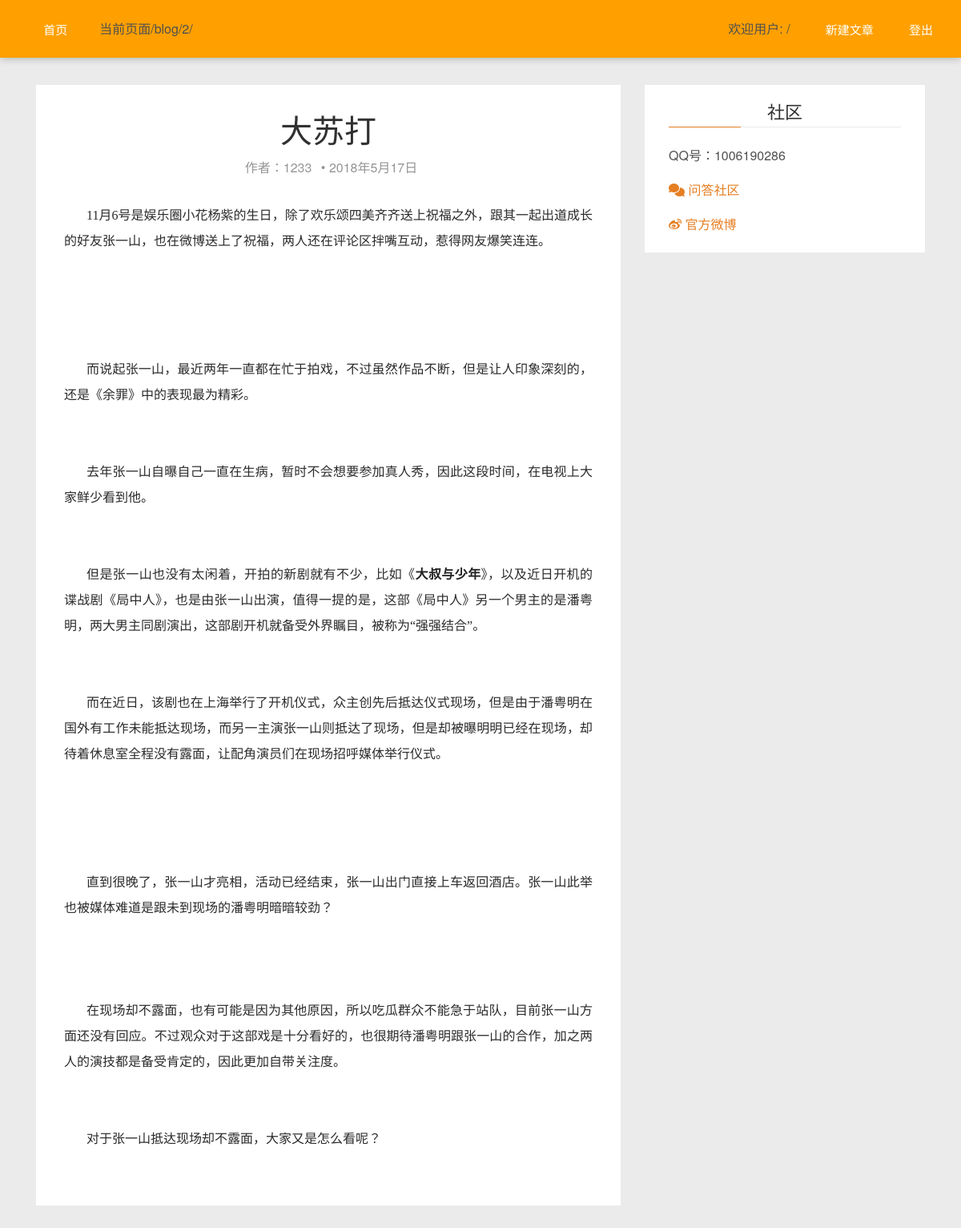
/blog/2/ (signed in), run on the app's committed database.
### blog/models.py (models this page shows)
class Blog(models.Model):
    user = models.ForeignKey(User, on_delete=models.CASCADE) #博客作者
    title = models.CharField(max_length=50, unique=True)   #博客题目
    publish_time = models.DateTimeField(auto_now_add=True) #博客创建时间
    update_time = models.DateTimeField(auto_now=True) #博客更新时间
    content = HTMLField() #博客内容
    blog_id = models.IntegerField(primary_key=True, db_column='blog_id')  #博客id
    star_num = models.IntegerField(default=0) #点赞数
    reply_num = models.IntegerField(default=0) #评论数
    watch_num = models.IntegerField(default=0) #查看数
    class Meta:
        db_table = "blog"

### blog/blog_interface.py (the view)
# urls.py: path('<int:blog_id>/', blog_interface.get_blog, name="blogs"),
def get_blog(request,blog_id):
    info = Blog.objects.get(pk=blog_id)
    content = info.content.encode()
    return render(request, 'blog/blog.html', context={'info': info, 'content':content})

### blog/templates/blog/blog.html (shortened to what this page needs)
{% extends "index.html" %}
{% block content %}
    <article id='{{ info.blog_id }}' class="post">
        <div class="post-head">
            <h1 class="post-title">{{ info.title }}</h1>
            <div class="post-meta">
                <span class="author">作者：{{info.user}}</span> &bull;
                <time class="post-date" datetime="{{info.update_time}}" title="{{info.update_time}}">2018年5月17日</time>
            </div>
        </div>
        <div class="post-content">
            {% autoescape off %}
            {{ info.content }}
            {% endautoescape %}
        </div>
    </article>
{% endblock content %}

### blog/templates/blog/index.html (shortened to what this page needs)
{% load static %}
<!DOCTYPE html>
<html lang="en">
<head>
    <link rel="stylesheet" href="https://staff.bootcss.com/npm/font-awesome@4.7.0/css/font-awesome.min.css">
    <link rel='stylesheet' href="{% static 'blog/test1.css' %}" />
    <link rel='stylesheet' href="{% static 'blog/screen.css' %}" />
</head>
<body>
    <nav class="navbar navbar-default navbar-fixed-top navbar-orange">
        <div class="container">
            <div class="collapse navbar-collapse" id="main-menu">
                <ul class='nav navbar-nav'>
                    <li><a href="{% url "index" %}"> 首页</a></li>
                    <li>
                        <p> 当前页面{{ request.path }}</p>
                    </li>
                </ul>
                <ul class="nav navbar-nav navbar-right">
                    {% if request.user.is_authenticated %}
                    <li>
                        <p>欢迎用户: {{ request.user.username }}
                    </li>
                    <li><a href="{% url "add_blog" %}"> 新建文章</a></li>
                    <li><a href="{% url "logout" %}"> 登出</a></li>
                    {% else %}
                    <li><a href="{% url "login" %}"><i class="fa fa-lock"></i> 登录</a></li>
                    <li><a href="{% url "register" %}"><i class="fa fa-login"></i> 注册</a></li>
                    {% endif %}
                </ul>
            </div>
        </div>
    </nav>
    <section class="features" id="features">
        <br><br>
        <div class="container">
            <main class="col-md-8 main-content">
                {% block content %}{% endblock content %}
            </main>
            <aside class="col-md-4 sidebar">
                <div class="widget">
                    <h4 class="title">社区</h4>
                    <div class="content community">
                        <p>QQ号：1006190286</p>
                        <p><a href="http://wenda.ghostchina.com/" title="Ghost中文网问答社区" target="_blank" onclick="_hmt.push(['_trackEvent', 'big-button', 'click', '问答社区'])"><i
                                    class="fa fa-comments"></i> 问答社区</a></p>
                        <p><a href="http://weibo.com/ghostchinacom" title="Ghost中文网官方微博" target="_blank" onclick="_hmt.push(['_trackEvent', 'big-button', 'click', '官方微博'])"><i
                                    class="fa fa-weibo"></i> 官方微博</a></p>
                    </div>
                </div>
        </div>
    </section>
</body>
</html>

### blog/static/blog/screen.css (style rules this page uses)
html, body { color: #505050; line-height: 1.75em; background: #ebebeb; position: relative; font-family: "Helvetica Neue", Helvetica, Arial, "Hiragino Sans GB", "Hiragino Sans GB W3", "WenQuanYi Micro Hei", "Microsoft YaHei UI", "Microsoft YaHei", sans-serif; }
h1, h2, h3, h4, h5, h6 { font-weight: 400; color: #303030; }
h1 { font-size: 3em; }
h4 { font-size: 1.5em; }
a { color: #e67e22; outline: none; }
.post { padding: 35px; background: #ffffff; margin-bottom: 35px; position: relative; overflow: hidden; }
.post .post-head { text-align: center; }
.post .post-head .post-title { margin: 0; font-size: 2.5em; line-height: 1em; }
.post .post-head .post-meta { color: #959595; margin: 14px 0 0px; }
.post .post-head .post-meta span { margin: 0px 7px; white-space: nowrap; }
.post .post-content { margin: 30px 0; }
.post-content { font: 400 18px/1.62 "Georgia", "Xin Gothic", "Hiragino Sans GB", "Droid Sans Fallback", "Microsoft YaHei", sans-serif; color: #444443; }
.post-content p { margin-top: 0; margin-bottom: 1.46em; }
.post-content strong, .post-content b { font-weight: 700; color: #222223; }
.sidebar .widget { background: #ffffff; padding: 21px 30px; }
.widget { margin-bottom: 35px; }
.widget .title { margin-top: 0; padding-bottom: 7px; border-bottom: 1px solid #ebebeb; margin-bottom: 21px; position: relative; }
.widget .title:after { content: ""; width: 90px; height: 1px; background: #e67e22; position: absolute; left: 0; bottom: -1px; }

### data on the page
Blog: title "大苏打", user "1233", content "11月6号是娱乐圈小花杨紫的生日，除了欢乐颂四美齐齐送上祝福之外，跟其一起出道成长的好友张一山，也在微博送上了祝福，两人还在评论区拌嘴互动，惹得网友爆笑连连。 而说起张一山，最近两年一直都在忙于拍戏，不过虽然作品不断，但是让人印象深刻的，还是《余罪》中的表现最为精彩。 去年张一山自曝自己一直在生病，暂时不会想要参加真人秀，因此这段时间，在电视上大家鲜少看到他。 但是张一山也没有太闲着，开拍的新剧就有不少，比如《 大叔与少年 》，以及近日开机的谍战剧《局中人》，也是由张一山出演，值得一提的是，这部《局中人》另一个男主的是潘粤明，两大男主同剧演出，这部剧开机就备受外界瞩目，被称为“强强结合”。 而在近日，该剧也在上海举行了开机仪式，众主创先后抵达仪式现场，但是由于潘粤明在国外有工作未能抵达现场，而另一主演张一山则抵达了现场，但是却被曝明明已经在现场，却待着休息室全程没有露面，让配角演员们在现场招呼媒体举行仪式。 直到很晚了，张一山才亮相，活动已经结束，张一山出门直接上车返回酒店。张一山此举也被媒体难道是跟未到现场的潘粤明暗暗较劲？ 在现场却不露面，也有可能是因为其他原因，所以吃瓜群众不能急于站队，目前张一山方面还没有回应。不过观众对于这部戏是十分看好的，也很期待潘粤明跟张一山的合作，加之两人的演技都是备受肯定的，因此更加自带关注度。 对于张一山抵达现场却不露面，大家又是怎么看呢？"

### other printed values
{{ request.path }} "/blog/2/"
{{ request.user.username }} "/"
